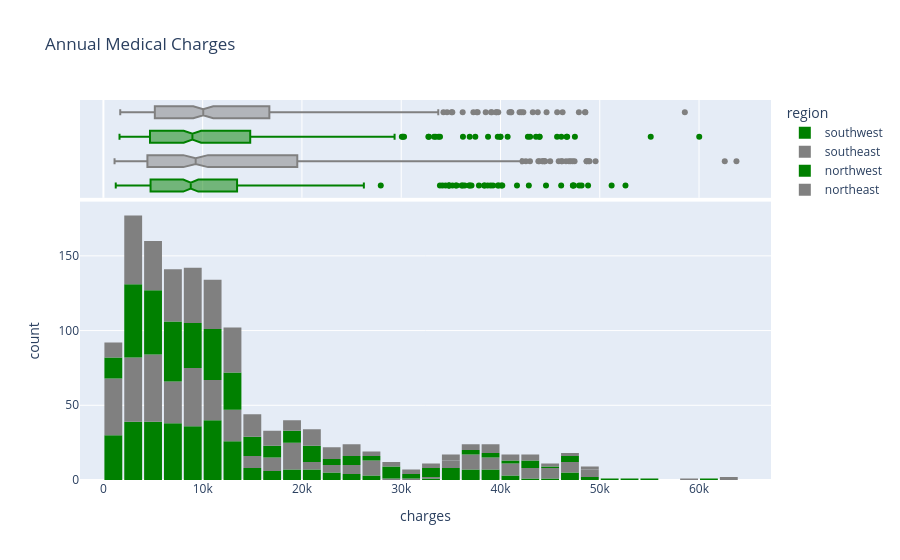

Source (notebook cell):
### Markdown cell above
observations from the above graph:

For most customers, the annual medical charges are under $10,000. Only a small fraction of customer have higher medical expenses, possibly due to accidents, major illnesses and genetic diseases.
There is a significant difference in medical expenses between smokers and non-smokers. While the median for non-smokers is 7300 and for smokers is close to 35,000.

### Code cell
#distribution of charges
fig = px.histogram(medical_df, 
                   x='charges', 
                   marginal='box', 
                   color='region', 
                   color_discrete_sequence=['green', 'grey'], 
                   title='Annual Medical Charges')
fig.update_layout(bargap=0.1)
fig.show()

### Figure 1 — Plotly figure (JSON) as saved in the notebook; plotly's stock layout.template omitted (floating-point values rounded to 4 significant figures; data arrays with more than 128 entries replaced by an {"elided": "..."} marker saying what was removed)
{"data": [{"bingroup": "x", "hovertemplate": "region=southwest<br>charges=%{x}<br>count=%{y}<extra></extra>", "legendgroup": "southwest", "marker": {"color": "green", "pattern": {"shape": ""}}, "name": "southwest", "orientation": "v", "showlegend": true, "type": "histogram", "x": {"elided": "325 float values"}, "xaxis": "x", "yaxis": "y"}, {"hovertemplate": "region=southwest<br>charges=%{x}<extra></extra>", "legendgroup": "southwest", "marker": {"color": "green"}, "name": "southwest", "notched": true, "showlegend": false, "type": "box", "x": {"elided": "325 float values"}, "xaxis": "x2", "yaxis": "y2"}, {"bingroup": "x", "hovertemplate": "region=southeast<br>charges=%{x}<br>count=%{y}<extra></extra>", "legendgroup": "southeast", "marker": {"color": "grey", "pattern": {"shape": ""}}, "name": "southeast", "orientation": "v", "showlegend": true, "type": "histogram", "x": {"elided": "364 float values"}, "xaxis": "x", "yaxis": "y"}, {"hovertemplate": "region=southeast<br>charges=%{x}<extra></extra>", "legendgroup": "southeast", "marker": {"color": "grey"}, "name": "southeast", "notched": true, "showlegend": false, "type": "box", "x": {"elided": "364 float values"}, "xaxis": "x2", "yaxis": "y2"}, {"bingroup": "x", "hovertemplate": "region=northwest<br>charges=%{x}<br>count=%{y}<extra></extra>", "legendgroup": "northwest", "marker": {"color": "green", "pattern": {"shape": ""}}, "name": "northwest", "orientation": "v", "showlegend": true, "type": "histogram", "x": {"elided": "325 float values"}, "xaxis": "x", "yaxis": "y"}, {"hovertemplate": "region=northwest<br>charges=%{x}<extra></extra>", "legendgroup": "northwest", "marker": {"color": "green"}, "name": "northwest", "notched": true, "showlegend": false, "type": "box", "x": {"elided": "325 float values"}, "xaxis": "x2", "yaxis": "y2"}, {"bingroup": "x", "hovertemplate": "region=northeast<br>charges=%{x}<br>count=%{y}<extra></extra>", "legendgroup": "northeast", "marker": {"color": "grey", "pattern": {"shape": ""}}, "name": "northeast", "orientation": "v", "showlegend": true, "type": "histogram", "x": {"elided": "324 float values"}, "xaxis": "x", "yaxis": "y"}, {"hovertemplate": "region=northeast<br>charges=%{x}<extra></extra>", "legendgroup": "northeast", "marker": {"color": "grey"}, "name": "northeast", "notched": true, "showlegend": false, "type": "box", "x": {"elided": "324 float values"}, "xaxis": "x2", "yaxis": "y2"}], "layout": {"bargap": 0.1, "barmode": "relative", "legend": {"title": {"text": "region"}, "tracegroupgap": 0}, "title": {"text": "Annual Medical Charges"}, "xaxis": {"anchor": "y", "domain": [0, 1], "title": {"text": "charges"}}, "xaxis2": {"anchor": "y2", "domain": [0, 1], "matches": "x", "showgrid": true, "showticklabels": false}, "yaxis": {"anchor": "x", "domain": [0, 0.7326], "title": {"text": "count"}}, "yaxis2": {"anchor": "x2", "domain": [0.7426, 1], "matches": "y2", "showgrid": false, "showline": false, "showticklabels": false, "ticks": ""}}}
